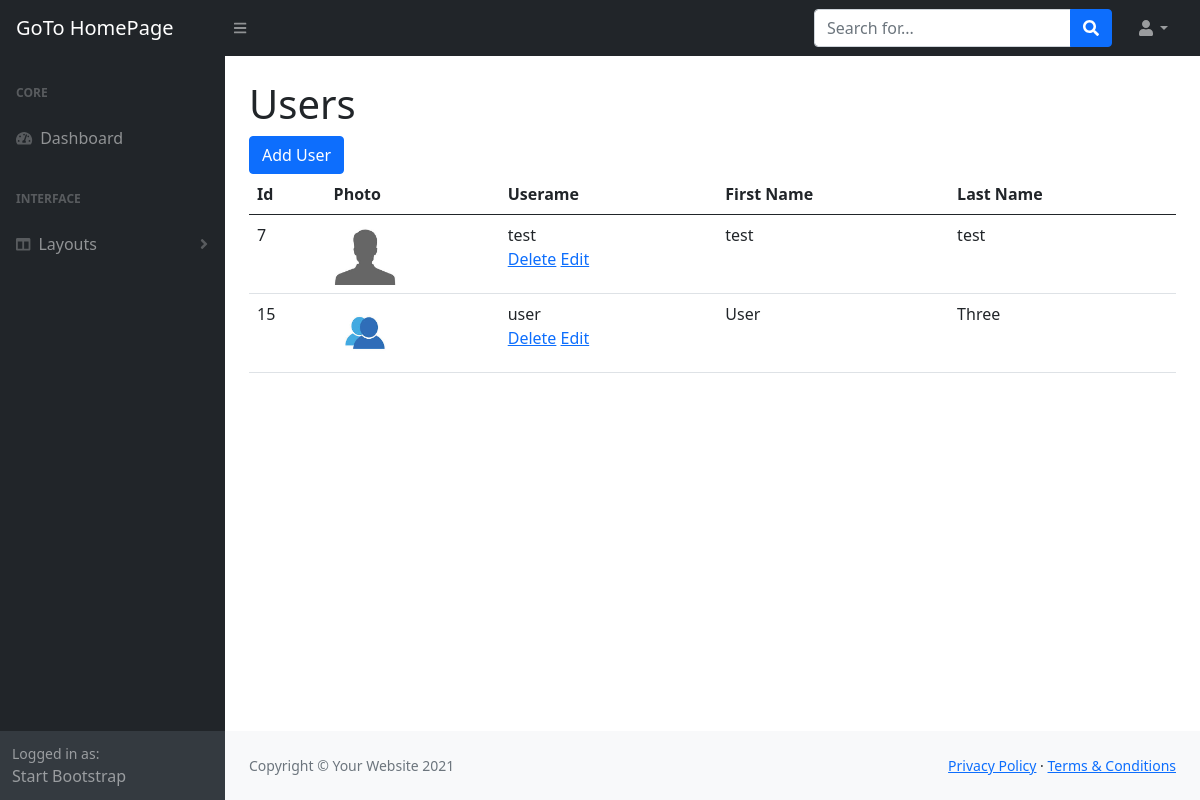
Screenshot of /admin/users.php (signed in) with the database file from the repository.
### tables this page shows
CREATE TABLE `users` (
  `id` int(11) NOT NULL,
  `username` varchar(255) NOT NULL,
  `password` varchar(255) NOT NULL,
  `first_name` varchar(255) NOT NULL,
  `last_name` varchar(255) NOT NULL,
  `user_image` varchar(255) NOT NULL
);

### admin/includes/database.php (called while the page is built, shortened)
<?php
class Database
{
   public $connection;
   public function open_db_connection()
   {
      $this->connection = new mysqli(DB_HOST, DB_USER, DB_PASS, DB_NAME);
   }
   public function query($sql)
   {
      $result = $this->connection->query($sql);
      return $result;
   }
}
$database = new Database();

### admin/includes/db_object.php (called while the page is built, shortened)
<?php
class Db_object
{
   public static function find_all()
   {
      return static::find_by_query("SELECT * FROM " . static::$db_table . " ");
   }
   public static function find_by_query($sql)
   {
      global $database;
      $result_set = $database->query($sql);
      $the_object_array = array();
      while ($row = mysqli_fetch_array($result_set)) {
         $the_object_array[] = static::instantiation($row);
      }
      return $the_object_array;
   }
   public static function instantiation($the_record)
   {
      $the_object = new $calling_class;
      foreach ($the_record as $property => $value) {
         if ($the_object->has_the_property($property)) {
            $the_object->$property = $value;
         }
      }
      return $the_object;
   }
   private function has_the_property($property)
   {
      $object_properties = get_object_vars($this);
      return array_key_exists($property, $object_properties);
   }
}

### admin/includes/user.php (called while the page is built, shortened)
<?php
class User extends Db_object
{
   public $user_image;
   public $upload_directory = "images";
   public $image_placeholder = "https://via.placeholder.com/400/000000/FFFFFF?Text=image";
   public function image_path_placeholder()
   {
      return (empty($this->user_image) ? $this->image_placeholder : $this->upload_directory . DS . $this->user_image);
   }
}

### admin/users.php (the view, shortened to what this page needs)
<?php include "includes/header.php"; ?>
<?php include "includes/top_nav.php"; ?>
<div id="layoutSidenav">
   <?php include "includes/side_nav.php"; ?>
   <div id="layoutSidenav_content">
      <main>
         <div class="container-fluid px-4">
            <h1 class="mt-4">Users</h1>
            <a href="add_user.php" class="btn btn-primary">Add User</a>
            <div class="col-md-12">
               <table class="table table-hover">
                  <thad>
                     <tr>
                        <th>Id</th>
                        <th>Photo</th>
                        <th>Userame</th>
                        <th>First Name</th>
                        <th>Last Name</th>
                     </tr>
                  </thad>
                  <tbody>
                     <?php
                     $users = User::find_all();
                     foreach ($users as $user) : ?>
                        <tr>
                           <td><?php echo $user->id; ?></td>
                           <td>
                              <img class="admin-user-thumbnail user_image" src="<?php echo $user->image_path_placeholder(); ?>" alt="<?php echo $user->username; ?>">
                           </td>
                           <td>
                              <?php echo $user->username; ?>
                              <div class="action_links">
                                 <a href="delete_user.php?id=<?php echo $user->id; ?>">Delete</a>
                                 <a href="edit_user.php?id=<?php echo $user->id; ?>">Edit</a>
                              </div>
                           </td>
                           <td><?php echo $user->first_name; ?></td>
                           <td><?php echo $user->last_name; ?></td>
                        </tr>
                     <?php endforeach; ?>
                  </tbody>
               </table>
            </div>
         </div>
      </main>
      <?php include "includes/sub_footer.php"; ?>
   </div>
</div>
<?php include "includes/footer.php"; ?>

### admin/css/gallery.css (style rules this page uses)
.user_image { width: 62px; height: 62px; }

### rows the page displays
users: id "7", user_image+username (picture), username "test", first_name "test", last_name "test"
users: id "15", user_image+username (placeholder picture), username "user", first_name "User", last_name "Three"
